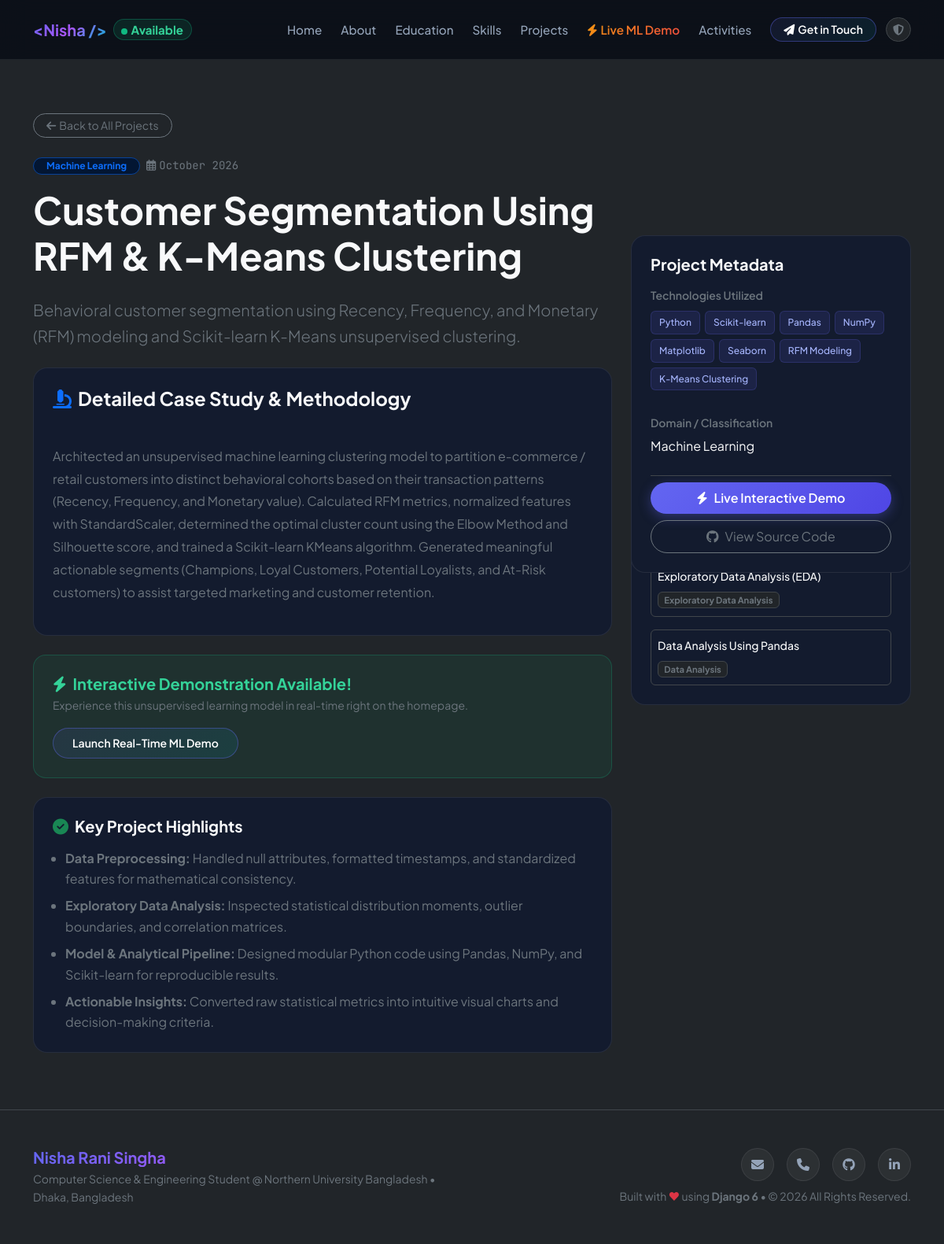
Page /project/customer-segmentation-rfm-kmeans/ on the committed database.
### portfolio/models.py (models this page shows, shortened)
class Project(models.Model):
    CATEGORY_CHOICES = [
        ('ml', 'Machine Learning'),
        ('da', 'Data Analysis'),
        ('eda', 'Exploratory Data Analysis'),
        ('dev', 'Web Development'),
    ]
    title = models.CharField(max_length=200)
    slug = models.SlugField(unique=True, blank=True)
    category = models.CharField(max_length=20, choices=CATEGORY_CHOICES, default='da')
    short_description = models.CharField(max_length=300)
    description = models.TextField()
    technologies = models.CharField(max_length=255, help_text="Comma-separated technologies e.g. Python, Pandas, Scikit-learn")
    image = models.ImageField(upload_to="projects/", blank=True, null=True)
    featured = models.BooleanField(default=True)
    github_url = models.URLField(blank=True, default="https://github.com")
    live_demo_url = models.URLField(blank=True)
    order = models.PositiveIntegerField(default=1)
    created_at = models.DateField(auto_now_add=True)
    class Meta:
        ordering = ['order']
    def get_tech_list(self):
        return [t.strip() for t in self.technologies.split(',') if t.strip()]

class Profile(models.Model):
    name = models.CharField(max_length=150, default="Nisha Rani Singha")
    tagline = models.CharField(
        max_length=255,
        default="Computer Science & Engineering Student | Aspiring Data Scientist & ML Enthusiast"
    )
    bio = models.TextField(
        default=(
            "Computer Science and Engineering student with introductory knowledge of data science "
            "and machine learning. Completed an Ostad Data Science course and building foundational "
            "skills in Python, statistics, probability, data analysis, and machine learning. "
            "Interested in learning, practical projects, and entry-level opportunities."
        )
    )
    location = models.CharField(max_length=120, default="Dhaka, Bangladesh")
    email = models.EmailField(default="nishasingha277@gmail.com")
    phone = models.CharField(max_length=50, default="01609439468")
    avatar = models.ImageField(upload_to="profile/", blank=True, null=True)
    github = models.URLField(blank=True, default="https://github.com")
    linkedin = models.URLField(blank=True, default="https://linkedin.com")
    resume = models.FileField(upload_to="resume/", blank=True, null=True)
    class Meta:
        verbose_name = "Profile Information"
        verbose_name_plural = "Profile Information"

### portfolio/views.py (the view)
# urls.py: path('project/<slug:slug>/', views.project_detail, name='project_detail'),
def project_detail(request, slug):
    project = get_object_or_404(Project, slug=slug)
    related_projects = Project.objects.exclude(id=project.id)[:3]
    return render(request, 'portfolio/project_detail.html', {
        'project': project,
        'related_projects': related_projects,
    })

### portfolio/templates/portfolio/project_detail.html (shortened to what this page needs)
{% extends 'portfolio/base.html' %}
{% load static %}
{% block content %}
<section class="py-5" style="padding-top: 120px !important;">
    <div class="container py-4">
        <div class="mb-4">
            <a href="/#projects" class="btn btn-sm btn-outline-secondary rounded-pill px-3">
                <i class="fas fa-arrow-left me-1"></i>Back to All Projects
            </a>
        </div>
        <div class="row gy-5">
            <div class="col-lg-8">
                <div class="d-flex align-items-center gap-2 mb-3">
                    <span class="badge bg-primary-subtle text-primary border border-primary-subtle rounded-pill px-3 py-1">
                        {{ project.get_category_display }}
                    </span>
                    <span class="text-secondary small font-mono">
                        <i class="far fa-calendar-alt me-1"></i>{{ project.created_at|date:"F Y" }}
                    </span>
                </div>
                <h1 class="display-5 fw-bold text-light mb-4">{{ project.title }}</h1>
                <div class="lead text-secondary mb-4">
                    {{ project.short_description }}
                </div>
                <div class="card-custom p-4 mb-4">
                    <h4 class="fw-bold text-light mb-3"><i class="fas fa-microscope text-primary me-2"></i>Detailed Case Study & Methodology</h4>
                    <p class="text-secondary" style="white-space: pre-line; line-height: 1.8;">
                        {{ project.description }}
                    </p>
                </div>
                {% if project.slug == 'customer-segmentation-rfm-kmeans' %}
                    <div class="p-4 rounded-4 mb-4" style="background: rgba(16, 185, 129, 0.08); border: 1px solid rgba(16, 185, 129, 0.25);">
                        <div class="d-flex flex-wrap align-items-center justify-content-between gap-3">
                            <div>
                                <h5 class="fw-bold text-emerald mb-1"><i class="fas fa-bolt me-2"></i>Interactive Demonstration Available!</h5>
                                <p class="text-secondary small mb-0">Experience this unsupervised learning model in real-time right on the homepage.</p>
                            </div>
                            <a href="/#demo" class="btn btn-sm btn-outline-gradient rounded-pill px-4 py-2">
                                Launch Real-Time ML Demo
                            </a>
                        </div>
                    </div>
                {% endif %}
                <div class="card-custom p-4">
                    <h5 class="fw-bold text-light mb-3"><i class="fas fa-check-circle text-success me-2"></i>Key Project Highlights</h5>
                    <ul class="text-secondary mb-0 ps-3">
                        <li class="mb-2"><strong>Data Preprocessing:</strong> Handled null attributes, formatted timestamps, and standardized features for mathematical consistency.</li>
                        <li class="mb-2"><strong>Exploratory Data Analysis:</strong> Inspected statistical distribution moments, outlier boundaries, and correlation matrices.</li>
                        <li class="mb-2"><strong>Model & Analytical Pipeline:</strong> Designed modular Python code using Pandas, NumPy, and Scikit-learn for reproducible results.</li>
                        <li><strong>Actionable Insights:</strong> Converted raw statistical metrics into intuitive visual charts and decision-making criteria.</li>
                    </ul>
                </div>
            </div>
            <div class="col-lg-4">
                <div class="card-custom p-4 mb-4 sticky-top" style="top: 100px;">
                    <h5 class="fw-bold text-light mb-3">Project Metadata</h5>
                    <div class="mb-4">
                        <small class="text-secondary d-block mb-2 fw-semibold">Technologies Utilized</small>
                        <div class="d-flex flex-wrap">
                            {% for tech in project.get_tech_list %}
                                <span class="tech-tag">{{ tech }}</span>
                            {% endfor %}
                        </div>
                    </div>
                    <div class="mb-4">
                        <small class="text-secondary d-block mb-1 fw-semibold">Domain / Classification</small>
                        <span class="text-light">{{ project.get_category_display }}</span>
                    </div>
                    <div class="d-grid gap-2 pt-2 border-top border-secondary-subtle">
                        {% if project.live_demo_url %}
                            <a href="{{ project.live_demo_url }}" class="btn btn-gradient-primary rounded-pill py-2">
                                <i class="fas fa-bolt me-2"></i>Live Interactive Demo
                            </a>
                        {% endif %}
                        <a href="{{ project.github_url }}" target="_blank" class="btn btn-outline-secondary rounded-pill py-2">
                            <i class="fab fa-github me-2"></i>View Source Code
                        </a>
                    </div>
                </div>
                {% if related_projects %}
                    <div class="card-custom p-4">
                        <h6 class="fw-bold text-light mb-3">Other Projects</h6>
                        <div class="d-flex flex-column gap-3">
                            {% for rel in related_projects %}
                                <a href="{% url 'portfolio:project_detail' rel.slug %}" class="text-decoration-none">
                                    <div class="p-2 rounded hover-bg-dark border border-secondary-subtle">
                                        <div class="text-light fw-medium small mb-1">{{ rel.title }}</div>
                                        <span class="badge bg-dark text-secondary border border-secondary-subtle" style="font-size: 0.7rem;">
                                            {{ rel.get_category_display }}
                                        </span>
                                    </div>
                                </a>
                            {% endfor %}
                        </div>
                    </div>
                {% endif %}
            </div>
        </div>
    </div>
</section>
{% endblock %}

### portfolio/templates/portfolio/base.html (shortened to what this page needs)
{% load static %}
<!DOCTYPE html>
<html lang="en" data-bs-theme="dark">
<head>
    <link href="https://cdn.jsdelivr.net/npm/bootstrap@5.3.3/dist/css/bootstrap.min.css" rel="stylesheet">
    <link rel="stylesheet" href="https://cdnjs.cloudflare.com/ajax/libs/font-awesome/6.5.1/css/all.min.css">
    <link rel="stylesheet" href="{% static 'portfolio/css/style.css' %}">
</head>
<body class="bg-dark text-light">
    <nav class="navbar navbar-expand-lg fixed-top navbar-glass py-3" id="mainNav">
        <div class="container">
            <a class="navbar-brand d-flex align-items-center gap-2 fw-bold" href="/#home">
                <span class="brand-gradient-text">&lt;Nisha /&gt;</span>
                <span class="badge rounded-pill bg-emerald-subtle text-emerald border border-emerald-subtle d-none d-sm-inline">
                    <span class="status-dot pulse me-1"></span>Available
                </span>
            </a>
            <div class="collapse navbar-collapse" id="navbarContent">
                <ul class="navbar-nav ms-auto mb-2 mb-lg-0 align-items-lg-center gap-lg-2">
                    <li class="nav-item">
                        <a class="nav-link" href="/#home">Home</a>
                    </li>
                    <li class="nav-item">
                        <a class="nav-link" href="/#about">About</a>
                    </li>
                    <li class="nav-item">
                        <a class="nav-link" href="/#education">Education</a>
                    </li>
                    <li class="nav-item">
                        <a class="nav-link" href="/#skills">Skills</a>
                    </li>
                    <li class="nav-item">
                        <a class="nav-link" href="/#projects">Projects</a>
                    </li>
                    <li class="nav-item">
                        <a class="nav-link text-gradient-accent fw-semibold" href="/#demo">
                            <i class="fas fa-bolt me-1 text-warning"></i>Live ML Demo
                        </a>
                    </li>
                    <li class="nav-item">
                        <a class="nav-link" href="/#activities">Activities</a>
                    </li>
                    <li class="nav-item ms-lg-2">
                        <a class="btn btn-outline-gradient btn-sm px-3 rounded-pill" href="/#contact">
                            <i class="fas fa-paper-plane me-1"></i>Get in Touch
                        </a>
                    </li>
                    <li class="nav-item ms-lg-1">
                        <a class="btn btn-sm btn-dark text-secondary border border-secondary-subtle rounded-pill" href="/admin/" title="Django Admin" target="_blank">
                            <i class="fas fa-shield-halved"></i>
                        </a>
                    </li>
                </ul>
            </div>
        </div>
    </nav>
    <main>
        {% block content %}{% endblock %}
    </main>
    <footer class="footer py-5 border-top border-secondary-subtle">
        <div class="container">
            <div class="row align-items-center gy-4">
                <div class="col-md-6 text-center text-md-start">
                    <h5 class="fw-bold mb-1 text-gradient-brand">{{ site_profile.name }}</h5>
                    <p class="text-secondary small mb-0">
                        Computer Science & Engineering Student @ Northern University Bangladesh &bull; {{ site_profile.location }}
                    </p>
                </div>
                <div class="col-md-6 text-center text-md-end">
                    <div class="d-flex justify-content-center justify-content-md-end gap-3 mb-2">
                        <a href="mailto:{{ site_profile.email }}" class="social-icon-btn" title="Email">
                            <i class="fas fa-envelope"></i>
                        </a>
                        <a href="tel:{{ site_profile.phone }}" class="social-icon-btn" title="Call">
                            <i class="fas fa-phone"></i>
                        </a>
                        <a href="{{ site_profile.github }}" target="_blank" class="social-icon-btn" title="GitHub">
                            <i class="fab fa-github"></i>
                        </a>
                        <a href="{{ site_profile.linkedin }}" target="_blank" class="social-icon-btn" title="LinkedIn">
                            <i class="fab fa-linkedin-in"></i>
                        </a>
                    </div>
                    <p class="text-secondary small mb-0">
                        Built with <span class="text-danger">&hearts;</span> using <strong>Django 6</strong> &bull; &copy; 2026 All Rights Reserved.
                    </p>
                </div>
            </div>
        </div>
    </footer>
</body>
</html>

### rows in the picture
Project: category "Machine Learning", created_at "October 2026", title "Customer Segmentation Using RFM & K-Means Clustering", short_description "Behavioral customer segmentation using Recency, Frequency, and Monetary (RFM) modeling and Scikit-learn K-Means unsupervised clustering.", description "Architected an unsupervised machine learning clustering model to partition e-commerce / retail customers into distinct behavioral cohorts based on their transaction patterns (Recency, Frequency, and Monetary value). Calculated RFM metrics, normalized features with StandardScaler, determined the optimal cluster count using the Elbow Method and Silhouette score, and trained a Scikit-learn KMeans algorithm. Generated meaningful actionable segments (Champions, Loyal Customers, Potential Loyalists, and At-Risk customers) to assist targeted marketing and customer retention."
Project: title "Exploratory Data Analysis (EDA)", category "Exploratory Data Analysis"
Project: title "Data Analysis Using Pandas", category "Data Analysis"
Profile: name "Nisha Rani Singha", location "Dhaka, Bangladesh"

### other values in the picture
{{ tech }} "Python" "Scikit-learn" "Pandas" "NumPy" "Matplotlib" "Seaborn" "RFM Modeling" "K-Means Clustering"
